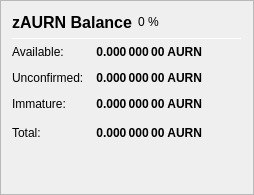
                   <widget class="QFrame" name="frame_ZerocoinBalances">
                    <property name="frameShape">
                     <enum>QFrame::StyledPanel</enum>
                    </property>
                    <property name="frameShadow">
                     <enum>QFrame::Raised</enum>
                    </property>
                    <layout class="QVBoxLayout" name="verticalLayout_7">
                     <item>
                      <layout class="QHBoxLayout" name="horizontalLayout_8" stretch="0,0,0">
                       <item>
                        <widget class="QLabel" name="label_5z_3">
                         <property name="minimumSize">
                          <size>
                           <width>0</width>
                           <height>20</height>
                          </size>
                         </property>
                         <property name="font">
                          <font>
                           <pointsize>12</pointsize>
                           <weight>75</weight>
                           <bold>true</bold>
                          </font>
                         </property>
                         <property name="text">
                          <string>zAURN Balance</string>
                         </property>
                        </widget>
                       </item>
                       <item>
                        <widget class="QLabel" name="labelzPIVPercent">
                         <property name="text">
                          <string notr="true">0 %</string>
                         </property>
                        </widget>
                       </item>
                       <item>
                        <spacer name="horizontalSpacer_11">
                         <property name="orientation">
                          <enum>Qt::Horizontal</enum>
                         </property>
                         <property name="sizeHint" stdset="0">
                          <size>
                           <width>40</width>
                           <height>20</height>
                          </size>
                         </property>
                        </spacer>
                       </item>
                      </layout>
                     </item>
                     <item>
                      <widget class="Line" name="line_ZerocoinBalance">
                       <property name="minimumSize">
                        <size>
                         <width>0</width>
                         <height>1</height>
                        </size>
                       </property>
                       <property name="maximumSize">
                        <size>
                         <width>16777215</width>
                         <height>1</height>
                        </size>
                       </property>
                       <property name="orientation">
                        <enum>Qt::Horizontal</enum>
                       </property>
                      </widget>
                     </item>
                     <item>
                      <layout class="QGridLayout" name="gridLayout_5">
                       <property name="spacing">
                        <number>12</number>
                       </property>
                       <item row="1" column="0">
                        <widget class="QLabel" name="labelzBalanceMatureText">
                         <property name="toolTip">
                          <string>Mature: more than 20 confirmation and more than 1 mint of the same denomination after it was minted.
These zAURN are spendable.</string>
                         </property>
                         <property name="text">
                          <string>Available:</string>
                         </property>
                        </widget>
                       </item>
                       <item row="1" column="1">
                        <widget class="QLabel" name="labelzBalanceMature">
                         <property name="font">
                          <font>
                           <weight>75</weight>
                           <bold>true</bold>
                          </font>
                         </property>
                         <property name="toolTip">
                          <string>Mature: more than 20 confirmation and more than 1 mint of the same denomination after it was minted.
These zAURN are spendable.</string>
                         </property>
                         <property name="text">
                          <string notr="true">0.000 000 00 AURN</string>
                         </property>
                         <property name="alignment">
                          <set>Qt::AlignRight|Qt::AlignTrailing|Qt::AlignVCenter</set>
                         </property>
                        </widget>
                       </item>
                       <item row="2" column="0">
                        <widget class="QLabel" name="labelzBalanceUnconfirmedText">
                         <property name="toolTip">
                          <string>Unconfirmed: less than 20 confirmations
Immature: confirmed, but less than 1 mint of the same denomination after it was minted</string>
                         </property>
                         <property name="text">
                          <string>Unconfirmed:</string>
                         </property>
                        </widget>
                       </item>
                       <item row="2" column="1">
                        <widget class="QLabel" name="labelzBalanceUnconfirmed">
                         <property name="font">
                          <font>
                           <weight>75</weight>
                           <bold>true</bold>
                          </font>
                         </property>
                         <property name="toolTip">
                          <string>Unconfirmed: less than 20 confirmations
Immature: confirmed, but less than 1 mint of the same denomination after it was minted</string>
                         </property>
                         <property name="text">
                          <string notr="true">0.000 000 00 AURN</string>
                         </property>
                         <property name="alignment">
                          <set>Qt::AlignRight|Qt::AlignTrailing|Qt::AlignVCenter</set>
                         </property>
                        </widget>
                       </item>
                       <item row="3" column="0">
                        <widget class="QLabel" name="labelzBalanceImmatureText">
                         <property name="toolTip">
                          <string>Unconfirmed: less than 20 confirmations
Immature: confirmed, but less than 1 mint of the same denomination after it was minted</string>
                         </property>
                         <property name="text">
                          <string>Immature:</string>
                         </property>
                        </widget>
                       </item>
                       <item row="3" column="1">
                        <widget class="QLabel" name="labelzBalanceImmature">
                         <property name="font">
                          <font>
                           <weight>75</weight>
                           <bold>true</bold>
                          </font>
                         </property>
                         <property name="toolTip">
                          <string>Unconfirmed: less than 20 confirmations
Immature: confirmed, but less than 1 mint of the same denomination after it was minted</string>
                         </property>
                         <property name="text">
                          <string notr="true">0.000 000 00 AURN</string>
                         </property>
                         <property name="alignment">
                          <set>Qt::AlignRight|Qt::AlignTrailing|Qt::AlignVCenter</set>
                         </property>
                        </widget>
                       </item>
                       <item row="4" column="0">
                        <widget class="QLabel" name="labelzBalanceText">
                         <property name="toolTip">
                          <string>Your current zAURN balance, unconfirmed and immature zAURN included.</string>
                         </property>
                         <property name="text">
                          <string>Total:</string>
                         </property>
                        </widget>
                       </item>
                       <item row="4" column="1">
                        <widget class="QLabel" name="labelzBalance">
                         <property name="font">
                          <font>
                           <weight>75</weight>
                           <bold>true</bold>
                          </font>
                         </property>
                         <property name="cursor">
                          <cursorShape>IBeamCursor</cursorShape>
                         </property>
                         <property name="toolTip">
                          <string>Your current zAURN balance, unconfirmed and immature zAURN included.</string>
                         </property>
                         <property name="text">
                          <string notr="true">0.000 000 00 AURN</string>
                         </property>
                         <property name="alignment">
                          <set>Qt::AlignRight|Qt::AlignTrailing|Qt::AlignVCenter</set>
                         </property>
                         <property name="textInteractionFlags">
                          <set>Qt::LinksAccessibleByMouse|Qt::TextSelectableByKeyboard|Qt::TextSelectableByMouse</set>
                         </property>
                        </widget>
                       </item>
                       <item row="4" column="2">
                        <spacer name="horizontalSpacer_4">
                         <property name="orientation">
                          <enum>Qt::Horizontal</enum>
                         </property>
                         <property name="sizeHint" stdset="0">
                          <size>
                           <width>40</width>
                           <height>20</height>
                          </size>
                         </property>
                        </spacer>
                       </item>
                      </layout>
                     </item>
                     <item>
                      <spacer name="verticalSpacer_4">
                       <property name="orientation">
                        <enum>Qt::Vertical</enum>
                       </property>
                       <property name="sizeHint" stdset="0">
                        <size>
                         <width>20</width>
                         <height>40</height>
                        </size>
                       </property>
                      </spacer>
                     </item>
                    </layout>
                   </widget>
